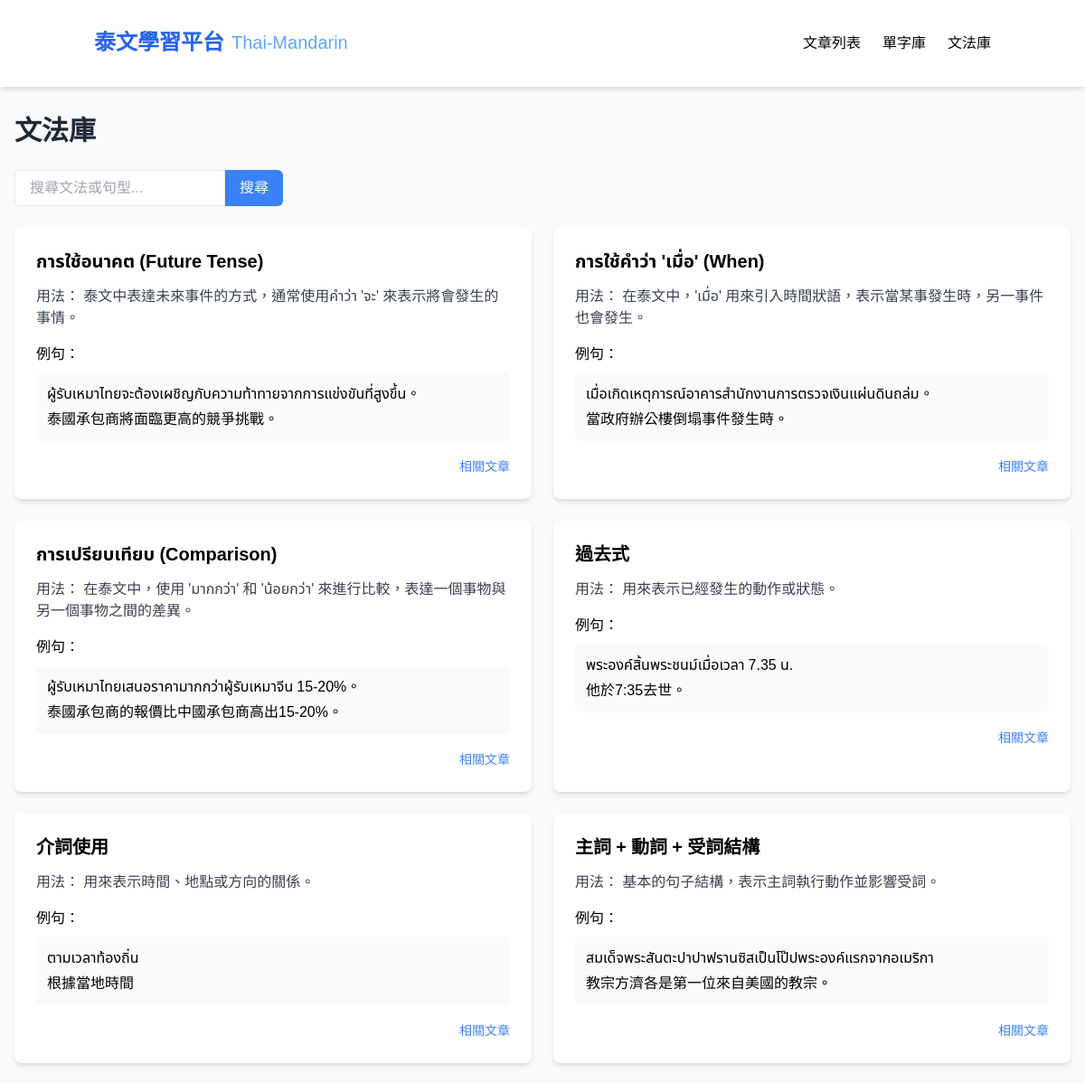
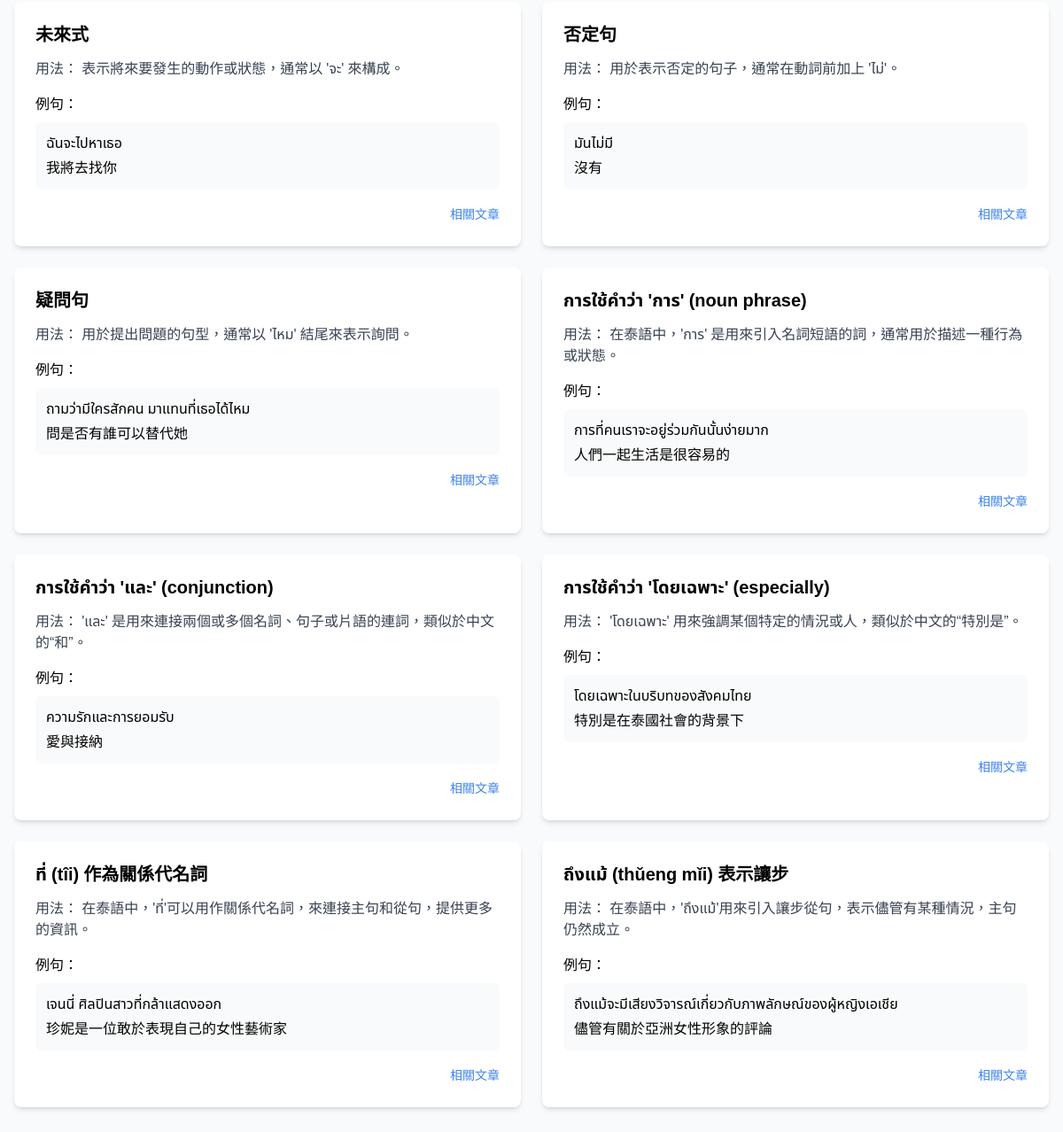
Screenshot of /grammar with the database file from the repository (2 pictures, top to bottom).
### tables this page shows
CREATE TABLE GrammarPoint (
    id INTEGER PRIMARY KEY,
    title TEXT,
    explanation TEXT,
    articleId INTEGER,
    createdAt TEXT,
    updatedAt TEXT
);

CREATE TABLE GrammarExample (
    id INTEGER PRIMARY KEY,
    thai TEXT,
    chinese TEXT,
    grammarPointId INTEGER,
    createdAt TEXT,
    updatedAt TEXT
);

### app_sqlite.py (the view)
@app.route('/grammar')
def grammar():
    conn = get_db_connection()
    grammar_points = conn.execute('SELECT * FROM GrammarPoint ORDER BY createdAt DESC').fetchall()
    grammar_data = []
    for point in grammar_points:
        examples = conn.execute('SELECT * FROM GrammarExample WHERE grammarPointId = ?', (point['id'],)).fetchall()
        grammar_data.append({
            'id': point['id'],
            'title': point['title'],
            'explanation': point['explanation'],
            'examples': examples,
            'articleId': point['articleId']
        })
    conn.close()
    return render_template('grammar.html', grammar_points=grammar_data)

### app_sqlite.py (called while the page is built)
def get_db_connection():
    base_path = os.path.dirname(os.path.abspath(__file__))
    db_path = os.path.join(base_path, 'data.db')
    conn = sqlite3.connect(db_path)  # SQLite 檔名
    conn.row_factory = sqlite3.Row     # 讓取出的資料像字典一樣操作
    return conn

### templates/grammar.html (shortened to what this page needs)
<!DOCTYPE html>
<html lang="zh-TW">
<head>
  <script src="https://cdn.tailwindcss.com"></script>
</head>
<body class="bg-gray-50">
  <nav class="bg-white shadow-md sticky top-0 z-50">
    <div class="container mx-auto px-4 py-4">
      <div class="flex justify-between items-center py-4">
        <div class="flex items-center space-x-2">
          <span class="text-2xl font-bold text-blue-600">泰文學習平台</span>
          <span class="thai-text text-xl text-blue-400">Thai-Mandarin</span>
        </div>
        <div class="hidden md:flex space-x-6">
          <a href="/" class="hover:text-blue-600">文章列表</a>
          <a href="/vocabulary" class="hover:text-blue-600">單字庫</a>
          <a href="/grammar" class="hover:text-blue-600">文法庫</a>
        </div>
      </div>
    </div>
  </nav>
  <div class="min-h-screen">
    <div class="px-4 pt-8 pb-20">
      <h1 class="text-3xl font-bold mb-6 text-gray-800">文法庫</h1>
      <div class="mb-6">
        <div class="flex mb-4">
          <input id="grammar-search" type="text" placeholder="搜尋文法或句型..." class="border rounded-l-md px-4" />
          <button class="bg-blue-500 hover:bg-blue-600 text-white px-4 py-2 rounded-r-md">搜尋</button>
        </div>
      </div>
      <div class="grid grid-cols-1 md:grid-cols-2 gap-6">
        {% for point in grammar_points %}
        <div class="bg-white rounded-lg shadow-md overflow-hidden grammar-card">
          <div class="p-6">
            <h3 class="text-xl font-semibold mb-3">{{ point.title }}</h3>
            <div class="mb-4">
              <p class="mb-2 text-gray-700"><span class="font-medium">用法：</span> {{ point.explanation }}</p>
            </div>
            {% if point.examples %}
            <div class="mb-4">
              <h4 class="font-medium mb-2">例句：</h4>
              {% for example in point.examples %}
              <div class="bg-gray-50 p-3 rounded-md mb-2">
                <p class="thai-text mb-1">{{ example.thai }}</p>
                <p>{{ example.chinese }}</p>
              </div>
              {% endfor %}
            </div>
            {% endif %}
            {% if point.articleId %}
              <div class="text-right mt-2">
                <a href="/article/{{ point.articleId }}" class="text-blue-500 hover:underline text-sm">相關文章</a>
              </div>
            {% endif %}
          </div>
        </div>
        {% endfor %}
      </div>
    </div>
  </div>
</body>
</html>

### templates/grammar.html (style rules this page uses)
body { font-family: 'Noto Sans TC', 'Noto Sans Thai', sans-serif; background-color: #f8f9fa; }
.thai-text { font-family: 'Noto Sans Thai', sans-serif; }

### rows the page displays
GrammarPoint: title "การใช้อนาคต (Future Tense)", explanation "泰文中表達未來事件的方式，通常使用คำว่า 'จะ' 來表示將會發生的事情。"
GrammarExample: thai "ผู้รับเหมาไทยจะต้องเผชิญกับความท้าทายจากการแข่งขันที่สูงขึ้น。", chinese "泰國承包商將面臨更高的競爭挑戰。"
GrammarPoint: title "การใช้คำว่า 'เมื่อ' (When)", explanation "在泰文中，'เมื่อ' 用來引入時間狀語，表示當某事發生時，另一事件也會發生。"
GrammarExample: thai "เมื่อเกิดเหตุการณ์อาคารสำนักงานการตรวจเงินแผ่นดินถล่ม。", chinese "當政府辦公樓倒塌事件發生時。"
GrammarPoint: title "การเปรียบเทียบ (Comparison)", explanation "在泰文中，使用 'มากกว่า' 和 'น้อยกว่า' 來進行比較，表達一個事物與另一個事物之間的差異。"
GrammarExample: thai "ผู้รับเหมาไทยเสนอราคามากกว่าผู้รับเหมาจีน 15-20%。", chinese "泰國承包商的報價比中國承包商高出15-20%。"
GrammarPoint: title "過去式", explanation "用來表示已經發生的動作或狀態。"
GrammarExample: thai "พระองค์สิ้นพระชนม์เมื่อเวลา 7.35 น.", chinese "他於7:35去世。"
GrammarPoint: title "介詞使用", explanation "用來表示時間、地點或方向的關係。"
GrammarExample: thai "ตามเวลาท้องถิ่น", chinese "根據當地時間"
GrammarPoint: title "主詞 + 動詞 + 受詞結構", explanation "基本的句子結構，表示主詞執行動作並影響受詞。"
GrammarExample: thai "สมเด็จพระสันตะปาปาฟรานซิสเป็นโป๊ปพระองค์แรกจากอเมริกา", chinese "教宗方濟各是第一位來自美國的教宗。"
GrammarPoint: title "未來式", explanation "表示將來要發生的動作或狀態，通常以 'จะ' 來構成。"
GrammarExample: thai "ฉันจะไปหาเธอ", chinese "我將去找你"
GrammarPoint: title "否定句", explanation "用於表示否定的句子，通常在動詞前加上 'ไม่'。"
GrammarExample: thai "มันไม่มี", chinese "沒有"
GrammarPoint: title "疑問句", explanation "用於提出問題的句型，通常以 'ไหม' 結尾來表示詢問。"
GrammarExample: thai "ถามว่ามีใครสักคน มาแทนที่เธอได้ไหม", chinese "問是否有誰可以替代她"
GrammarPoint: title "การใช้คำว่า 'การ' (noun phrase)", explanation "在泰語中，'การ' 是用來引入名詞短語的詞，通常用於描述一種行為或狀態。"
GrammarExample: thai "การที่คนเราจะอยู่ร่วมกันนั้นง่ายมาก", chinese "人們一起生活是很容易的"
GrammarPoint: title "การใช้คำว่า 'และ' (conjunction)", explanation "'และ' 是用來連接兩個或多個名詞、句子或片語的連詞，類似於中文的“和”。"
GrammarExample: thai "ความรักและการยอมรับ", chinese "愛與接納"
GrammarPoint: title "การใช้คำว่า 'โดยเฉพาะ' (especially)", explanation "'โดยเฉพาะ' 用來強調某個特定的情況或人，類似於中文的“特別是”。"
GrammarExample: thai "โดยเฉพาะในบริบทของสังคมไทย", chinese "特別是在泰國社會的背景下"
GrammarPoint: title "ที่ (tîi) 作為關係代名詞", explanation "在泰語中，'ที่'可以用作關係代名詞，來連接主句和從句，提供更多的資訊。"
GrammarExample: thai "เจนนี่ ศิลปินสาวที่กล้าแสดงออก", chinese "珍妮是一位敢於表現自己的女性藝術家"
GrammarPoint: title "ถึงแม้ (thǔeng mǐi) 表示讓步", explanation "在泰語中，'ถึงแม้'用來引入讓步從句，表示儘管有某種情況，主句仍然成立。"
GrammarExample: thai "ถึงแม้จะมีเสียงวิจารณ์เกี่ยวกับภาพลักษณ์ของผู้หญิงเอเชีย", chinese "儘管有關於亞洲女性形象的評論"
